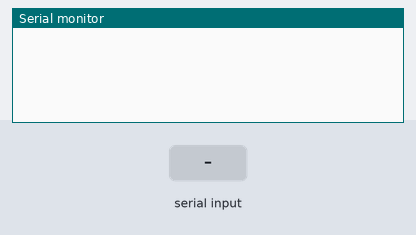
A sketch run on a simulated Raspberry Pi Pico. On the bench: the last lines printed to the serial monitor. The test bench sets the inputs (shaded band).

Above: at 1.2 s.
1.3 s: "1\n" received over Serial
At 2.5 s:
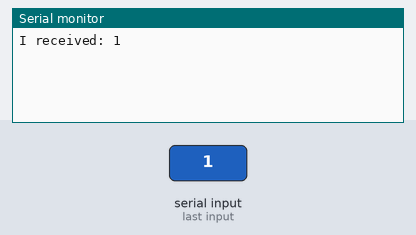
2.8 s: "0\n" received over Serial
At 3.9 s:
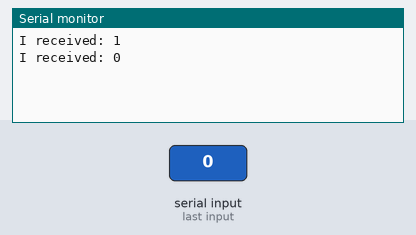
4.3 s: "2\n" received over Serial
At 5.0 s:
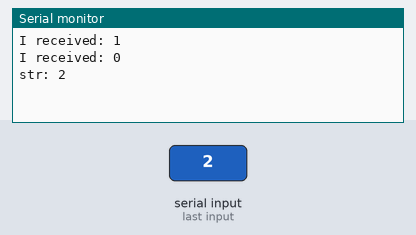

The sketch:

serial_read.ino
```cpp
int p[3];
//String str;
char* cs;


void setup() {
  Serial.begin(115200);
  Serial.setTimeout(0.2);
  p[0] = -1;
  p[1] = -1;
  p[2] = -1;
}

void loop() {


  while (!Serial.available());
  //  str = Serial.readString().toInt();
  String str = Serial.readString();
//  char str[2];
//  str[0] = cs;
//  str[1] = '\0';
//  Serial.print(str);
  //  Serial.flush();
    Serial.print("str: ");
    Serial.println(str);
  //  char cs[str.length() + 1];
  //  str.toCharArray(cs, sizeof(cs));

  //  char * token = strtok(cs, ",");
  //  p[0] = atoi(token);
  //  int i = 0;
  //
  //  while ( token != NULL ) {
  //    i = i + 1;
  //    //    Serial.print("i = ");
  //    //    Serial.println(i);
  //    token = strtok(NULL, ",");
  //    p[i] = atoi(token);
  //  }


  //  Serial.print(p[0]);
  //  Serial.print(',');
  //  Serial.print(p[1]);
  //  Serial.print(',');
  //  Serial.print(p[2]);
  //  Serial.write('\n');
  //  if (sscanf(cs, "%d,%d,%d", &p[0], &p[1], &p[2]) == 3) {
  //    // do something with r, g, b
  //    Serial.print(p[0]);
  //    Serial.print(',');
  //    Serial.print(p[1]);
  //    Serial.print(',');
  //    Serial.print(p[2]);
  //  }

  //  Serial.write(p[0]);
  //  Serial.write(p[1]);
  //  Serial.write(p[2]);
  Serial.write('\n');

  //printing each token

  //
  //  Serial.print(sscanf(cs, "%d", &x));


  //  Serial.print(cs);


}


void loop1() {
  if (Serial.available() > 0) {
    // read the incoming string:
    String incomingString = Serial.readStringUntil('\n');

    // prints the received data
    Serial.print("I received: ");
    Serial.println(incomingString);
  }
}
```

Measured:
- after the input at 1.3 s, the serial monitor: prints a new line at once (image 1)
- after the input at 2.8 s, the serial monitor: prints a new line at once (image 2)
- after the input at 4.3 s, the serial monitor: prints a new line at once (image 3)
